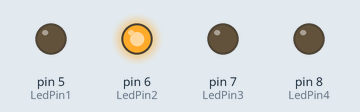
Recording of a sketch running on a simulated Arduino Uno, built with avr-gcc and run on an emulated ATmega328P. Shown: output pins drawn as LEDs (lit = HIGH). Random numbers use the default seed unless the sketch sets one.

Above: at 0.4 s.
At 2.9 s:
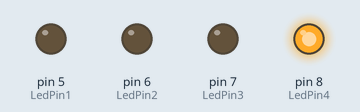
At 10.5 s:
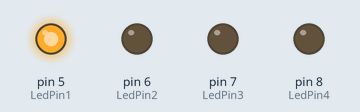
At 33.7 s:
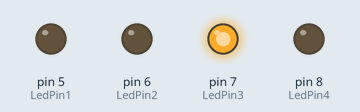
Timing chart, 0 to 40.0 s (numbered marks = the images above):
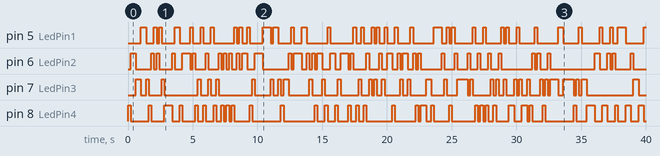

Measured:
- by itself, pin 5 (LedPin1): LOW → HIGH at 1.0 s, → LOW 0.40 s later, → HIGH 0.60 s later, → LOW 0.20 s later, … (73 changes in this stretch)
- by itself, pin 6 (LedPin2): LOW → HIGH at 0.20 s, → LOW 0.40 s later, → HIGH 1.2 s later, → LOW 0.20 s later, … (82 changes in this stretch)
- by itself, pin 7 (LedPin3): LOW → HIGH at 0.60 s, → LOW 0.40 s later, → HIGH 0.40 s later, → LOW 0.20 s later, … (72 changes in this stretch)
- by itself, pin 8 (LedPin4): LOW → HIGH at 0.00 s, → LOW 0.20 s later, → HIGH 1.4 s later, → LOW 0.20 s later, … (74 changes in this stretch)

The sketch:

RandomBlink.ino
```cpp
int LedPin1 = 5;
int LedPin2 = 6;
int LedPin3 = 7;
int LedPin4 = 8;
int n = 0;
float x = 0.0;
void setup() {
  // put your setup code here, to run once:
  pinMode(LedPin1,OUTPUT);
  pinMode(LedPin2,OUTPUT);
  pinMode(LedPin3,OUTPUT);
  pinMode(LedPin4,OUTPUT);
  Serial.begin(9600);
  }

void loop() {
  // put your main code here, to run repeatedly:
  x = random(0,4);
  n=int(x);
  if (n == 0) {
    digitalWrite(LedPin1, HIGH);
    digitalWrite(LedPin2, LOW);
    digitalWrite(LedPin3, LOW);
    digitalWrite(LedPin4, LOW);
    }
  if (n == 1) {
    digitalWrite(LedPin1, LOW);
    digitalWrite(LedPin2, HIGH);
    digitalWrite(LedPin3, LOW);
    digitalWrite(LedPin4, LOW);
    }
  if (n == 2) {
    digitalWrite(LedPin1, LOW);
    digitalWrite(LedPin2, LOW);
    digitalWrite(LedPin3, HIGH);
    digitalWrite(LedPin4, LOW);
    }
  if (n == 3) {
    digitalWrite(LedPin1, LOW);
    digitalWrite(LedPin2, LOW);
    digitalWrite(LedPin3, LOW);
    digitalWrite(LedPin4, HIGH);
    }

  delay(200);
  /*
  Serial.print(x);
  Serial.print("\t");
  Serial.print(n);
  Serial.println();
  */
}
```
